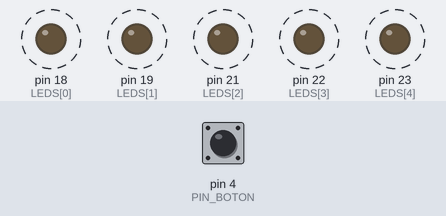
This sketch was run on a simulated Arduino Mega 2560, built with avr-gcc and run on an emulated ATmega2560. Parts: output pins drawn as LEDs (lit = HIGH). Dashed ring = blinking. The inputs (shaded band) are chosen by the test bench; at power-on: pin 4 (PIN_BOTON) LOW. What the sketch prints to the serial monitor is not drawn.

Above: at 1.2 s.
1.3 s: pin 4 (PIN_BOTON) pulled HIGH for 0.15 s
Timing chart, 0 to 10.3 s (numbered marks = the images above; inputs shaded):
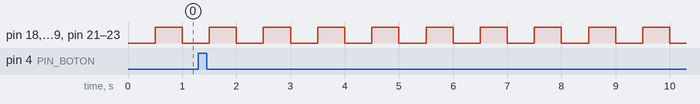

The sketch:

Experimento_C_V3_Millis_SinAntirrebote.ino
```cpp
/*
  Experimento_C_V3_Millis_SinAntirrebote.ino
  Experimento C, version V3: parpadeo de 500 ms con millis() y SIN antirrebote.
  Cuenta las pulsaciones detectadas (los rebotes generan cuentas de mas).
  Boton: GPIO 4 con pull-down externa de 10 kohm. LED: GPIO 18..23.
  Monitor serie: 115200 baudios.
*/

const uint8_t LEDS[5] = {18, 19, 21, 22, 23};
const uint8_t PIN_BOTON = 4;
const unsigned long INTERVALO = 500;       // ms

bool botonPrevio = false;
bool ledsEncendidos = false;
unsigned int contador = 0;
unsigned long tAnterior = 0;

void todosLeds(bool nivel) {
  for (uint8_t i = 0; i < 5; i++) digitalWrite(LEDS[i], nivel);
}

void setup() {
  Serial.begin(115200);
  pinMode(PIN_BOTON, INPUT);
  for (uint8_t i = 0; i < 5; i++) pinMode(LEDS[i], OUTPUT);
}

void loop() {
  bool boton = digitalRead(PIN_BOTON);
  if (boton && !botonPrevio) {             // flanco ascendente, sin filtro
    contador++;
    Serial.print("Pulsaciones: ");
    Serial.println(contador);
  }
  botonPrevio = boton;

  if (millis() - tAnterior >= INTERVALO) {
    tAnterior = millis();
    ledsEncendidos = !ledsEncendidos;
    todosLeds(ledsEncendidos);
  }
}
```

Measured:
- by itself, pin 18 (LEDS[0]), pin 19 (LEDS[1]), pin 21 (LEDS[2]), pin 22 (LEDS[3]), pin 23 (LEDS[4]): alternates HIGH for 0.50 s and LOW for 0.50 s
